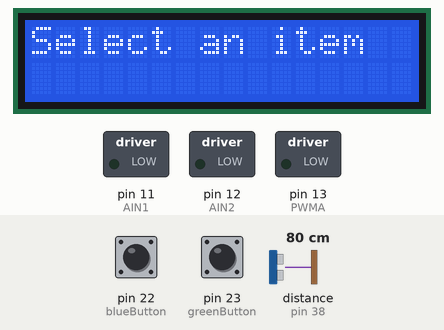
Recording of a sketch running on a simulated Arduino Mega 2560, built with avr-gcc and run on an emulated ATmega2560. Parts: 16×2 character LCD, switched loads named in the sketch (green lamp = pin HIGH). The test bench sets the inputs (shaded band); at power-on: pin 22 (blueButton) HIGH, pin 23 (greenButton) HIGH, distance to the obstacle (sensor on pin 38) 80 cm. The echo pulse lasts 58.3 µs per cm; pins used as bus, display or sensor lines are not drawn; what the sketch prints to the serial monitor is not drawn.

Above: at 1.2 s.
1.3 s: pin 22 (blueButton) pulled LOW for 0.15 s
At 2.2 s:
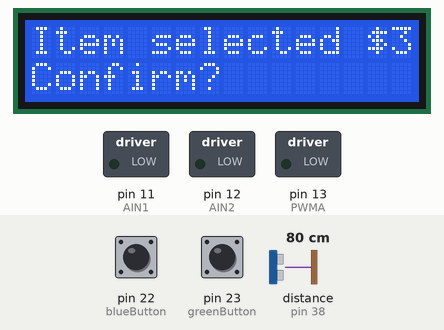
2.9 s: pin 23 (greenButton) pulled LOW for 0.15 s
At 3.8 s:
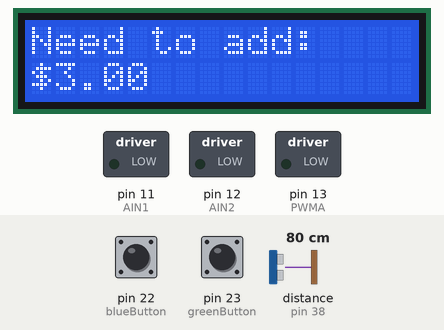
Timing chart, 0 to 5.9 s (numbered marks = the images above; inputs shaded):
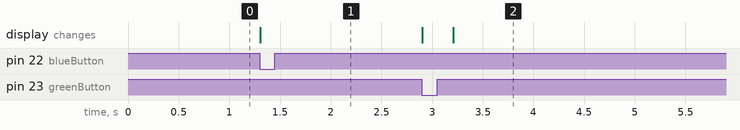

The sketch:

FinalProject_MVP_V2.ino
```cpp
//LCD Library
#include <LiquidCrystal.h>

//Initalize Pins
//Buttons
int blueButton = 22;
int greenButton = 23;

//LCD
LiquidCrystal lcd(26, 27, 30, 31, 34, 35);

//Ultrasonic
const int trigPin = 40;
const int echoPin = 38;

//Motor
const int AIN1 = 11;
const int AIN2 = 12;
const int PWMA = 13;

// Intialize variables
float currentCoins = 0.0;
float neededCoins = 0.0;
//Prices
float chipsCost = 3.0;
//stock
int chipsStock = 5;
int selectedItem = -1;

float distance = 0.0;

int state = 1;

void setup() {
  //Inputs
  //Buttons
  pinMode(blueButton, INPUT_PULLUP);
  pinMode(greenButton, INPUT_PULLUP);

  //Ultrasonic (input/output)
  pinMode(trigPin, OUTPUT);
  pinMode(echoPin, INPUT);

  //Outputs
  //LCD
  lcd.begin(16, 2);
  lcd.clear();

  //Motor
  pinMode(AIN1, OUTPUT);
  pinMode(AIN2, OUTPUT);
  pinMode(PWMA, OUTPUT);

  //For Troubleshooting
  Serial.begin(9600);
}

void loop() {
  //Serial.print(chipsStock);
  switch (state) {
    case 1:  // start message
      lcd.setCursor(0, 0);
      lcd.print("Select an item");
      if (digitalRead(blueButton) == LOW) {
        lcd.clear();
        state = 2;
      }
      break;
    case 2:  // blue button was pressed
      if (chipsStock > 0) {
        selectedItem = 1;  // chips selected
        //Display selected: item name and the cost of the item
        lcd.setCursor(0, 0);
        lcd.print("Item selected $3");
        lcd.setCursor(0, 1);
        lcd.print("Confirm?");
        neededCoins = chipsCost;
      } else {
        //if item is out of stock
        //Display item is out of stock (top), select another item (bottom)
        lcd.clear();
        lcd.setCursor(0, 0);
        lcd.print("Out of stock");
        lcd.setCursor(0, 1);
        lcd.print("select new item");
      }
      if (selectedItem > 0 && digitalRead(greenButton) == LOW) {
        lcd.clear();
        state = 3;
      }
      break;
    case 3:
      distance = getDistance();
      Serial.println(distance);
      delay(300);
      //if a coin has been insterted (ultrasonic reading)
      if (distance <= 2) {
        currentCoins += 1;
      }
      if (currentCoins < neededCoins) {
        lcd.setCursor(0, 0);
        lcd.print("Need to add:");
        lcd.setCursor(0, 1);
        lcd.print("$");
        lcd.setCursor(1, 1);
        lcd.print(neededCoins - currentCoins);
      } else {
        lcd.setCursor(0, 0);
        lcd.print("push green but-");
        lcd.setCursor(0, 1);
        lcd.print("ton to confirm");
        if (digitalRead(greenButton) == LOW) {
          lcd.clear();
          state = 4;
          break;
        }
      }
        break;
        case 4:
          dispense();
          if (selectedItem == 1) {
            chipsStock -= 1;
          }
          currentCoins = 0;
          lcd.setCursor(0, 0);
          lcd.print("Thank you for");
          lcd.setCursor(0, 1);
          lcd.print("your purchase!");
          delay(3000);
          selectedItem = -1;
          state = 1;
          lcd.clear();
          break;
      }
  }


  //Dispense function to run motor
  void dispense() {
    digitalWrite(AIN1, HIGH);
    digitalWrite(AIN2, LOW);

    analogWrite(PWMA, 100);
    delay(1000);
    digitalWrite(AIN1, LOW);
    digitalWrite(AIN2, LOW);
  }

  float getDistance() {
    float echoTime;
    float calculatedDistance;

    digitalWrite(trigPin, HIGH);
    delayMicroseconds(10);
    digitalWrite(trigPin, LOW);

    echoTime = pulseIn(echoPin, HIGH);
    calculatedDistance = echoTime / 148.0;
    return calculatedDistance;
  }
```

Measured:
- after the input at 1.3 s, the display: first changes at once (image 1 shows a later state)
- after the input at 2.9 s, the display: first changes at once (image 2 shows a later state)
